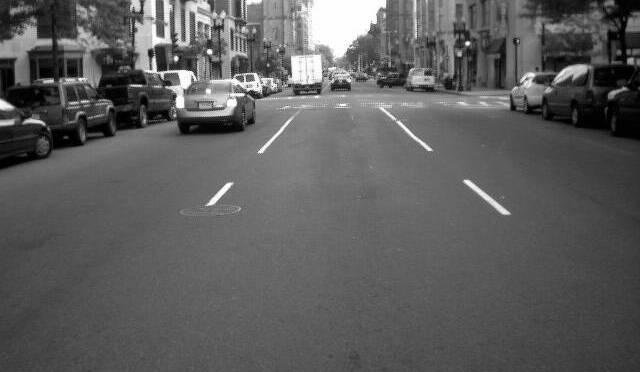
%> input picture Proj_Code/MATLAB_C_DemoFiles[3015]/MATLAB_C_DemoFiles_makezip/1-MATLAB_Intro_Lanes/street1.jpg, 640 x 372 px
$ octave lanemarkings.m   (GNU Octave 9; MATLAB toolbox functions it lacks are replaced by stand-ins)
%> lines starting %> are read from the running program, lines starting %| are printed output that depends on the picture; in (x1, y1, x2, y2) boxes, pixels count from 0 and x2, y2 are one past the last pixel; in counts of white or black regions, pixels touching at a corner belong together; the program's own positions count from 1
%% Lane Marking Identification
% One component of future luxury automobile safety
% systems is warning drivers that they are drifting
% between lanes.  To do this, it is first necessary
% to identify where the lanes are.  In this example,
% we will look at identifying the lanes from a image
% of a road.
%
% Copyright 2007-2013 MathWorks, Inc.
%

%% Setup
clear

%% Read image
% Let's first read in this JPEG image from the current
% directory by double-clicking.
street1 = imread('street1.jpg');
%> street1 is the input picture: size 372x640 uint8; min 0, max 255, mean 93.1

%% Display image
% First of all, in MATLAB 7, we can now plot any workspace
% variables just by selecting it and choosing a plot type.
% Here we see a frame from a camera looking at a road scene
% including the lanes we need to identify.

figure;
gray(256);
imshow(street1);

%% Scale image
% This image is a little too dark so let's brighten it. However,
% you will notice that it contains uint8 data. Now for the first
% time we can perform arithmetic on integers and singles. As well
% as resulting in up to 8x less memory used than if the data was
% expanded to doubles, it can result in up to 8x faster executions.
scaled=street1*1.2;
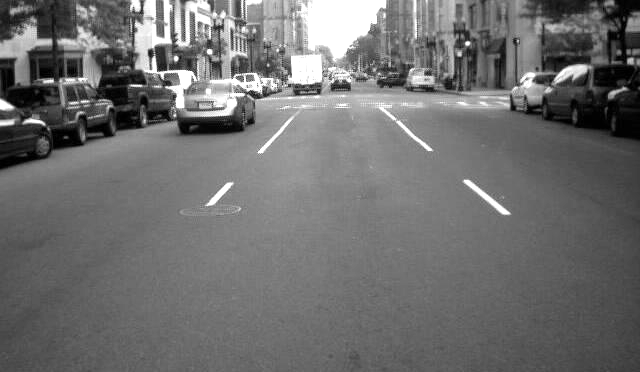
%> scaled: size 372x640 uint8; min 0, max 255, mean 110.7
image(scaled);

%% Thresholding image
% Next, we will create a binary image by
% comparing it to a threshold value.
level=125;
binary = scaled>level;
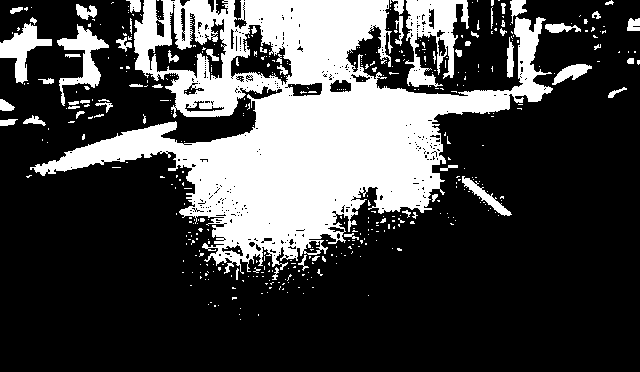
%> binary: size 372x640 logical; 27.6% white; 451 white regions (393 under 20 px), largest, box (x1, y1, x2, y2) and area: (30, 0, 553, 274) 54695, (405, 0, 469, 87) 2783, (57, 24, 109, 106) 1327
imshow(binary);

%% Remove the noise
% We will now use an Image Processing Toolbox function to
% remove all small groups of pixels.
binary = bwareaopen(binary,100);
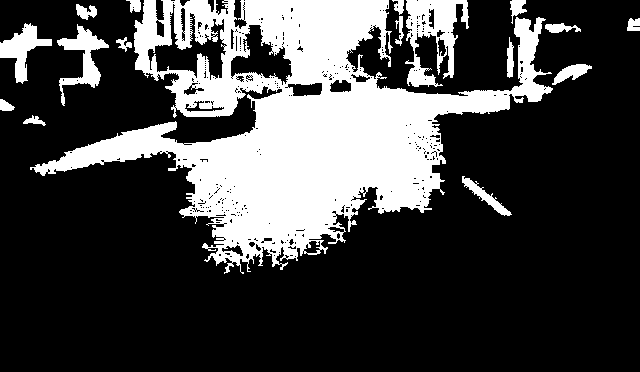
%> binary: size 372x640 logical; 26.3% white; 17 white regions, largest, box (x1, y1, x2, y2) and area: (30, 0, 553, 274) 54695, (405, 0, 469, 87) 2783, (57, 24, 109, 106) 1327
imshow(binary)
hold on

%% Find the boundaries of objects
%... then another function to find the boundaries of all
% the objects in the image. Then we display those in green.
[B,L] = bwboundaries(binary,'noholes');
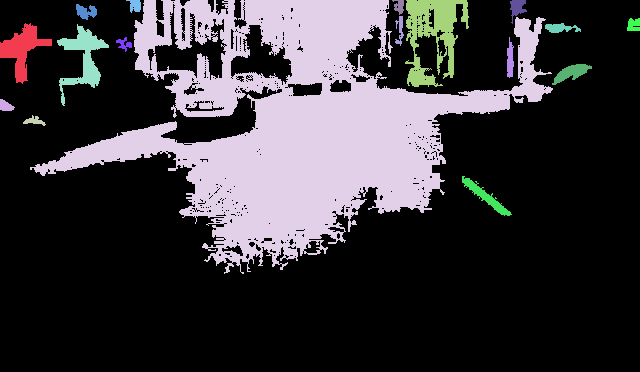
%> L: size 372x640 double; 18 distinct labels, from 0 to 17; one colour per label, 0 black
%> B = 17 boundaries; largest, box (x1, y1, x2, y2) and points: (30, 0, 553, 274) 3813, (405, 0, 469, 87) 616, (57, 24, 109, 106) 305, (0, 23, 52, 84) 215, (462, 176, 512, 216) 160

h = zeros(1, length(B));
% Plot boundaries
for K=1:length(B)
    boundary = B{K};
	h(K)=plot(boundary(:,2), boundary(:,1), 'g', 'LineWidth', 2);
end
%> this loop made 17 passes
%> after the loop, h = 17 values, max -40.53 at index 1, min -56.04 at index 17, mean -48.46
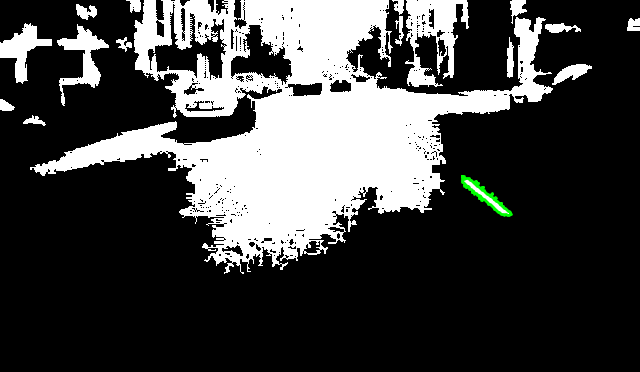
%> figure redrawn from the program's plot data
% Extract statistics
stats = regionprops(L,'MajorAxisLength','MinorAxisLength');
%> stats = 17 regions; first 5, MajorAxisLength and MinorAxisLength: 57.67 40.06, 16.47 10.24, 22.61 8.63, 382.3 268.9, 76.81 45.96

%% Find lanes and delete non-lane objects
% We can detect the lanes by testing each object and
% deleting ones that are not lane-shaped i.e. long and
% thin.
lanes=findlanes(B,h,stats);
%> lanes = 1 item
hold off;

%% Place lanes on original image
% Finally we will display the original image and plot
% the lanes on it
imshow(street1);
hold on

for K = 1:length(lanes)
    plot(lanes{K}(:,2), lanes{K}(:,1), 'g', 'LineWidth', 2)
end
%> this loop made 1 pass
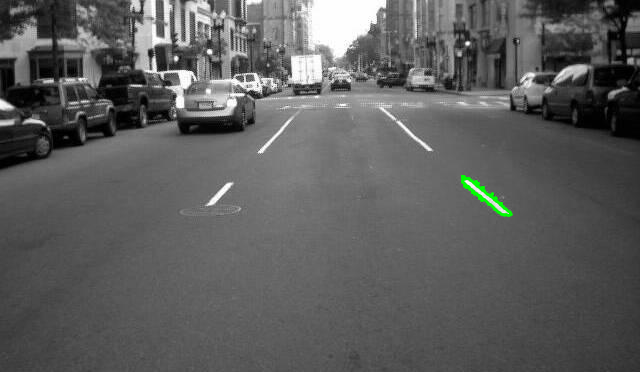
%> figure redrawn from the program's plot data
hold off
